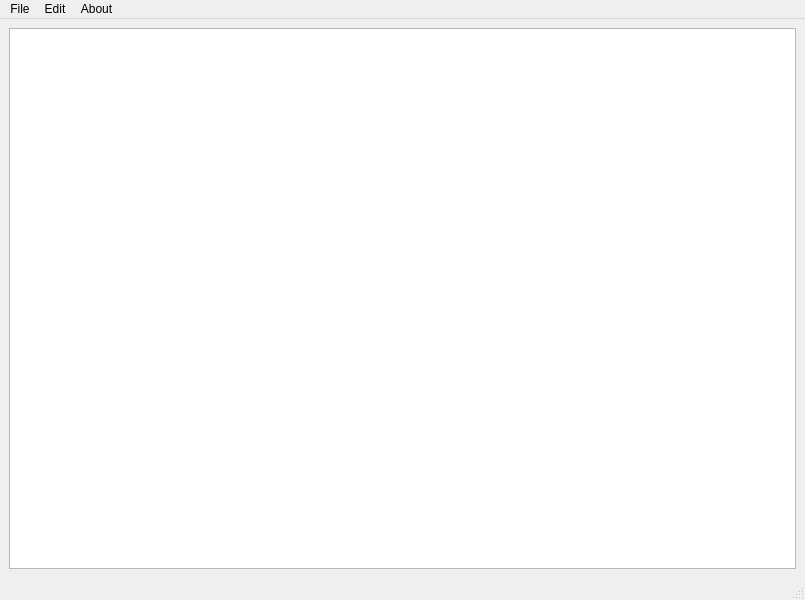
<?xml version="1.0" encoding="UTF-8"?>
<ui version="4.0">
 <class>MainWindow</class>
 <widget class="QMainWindow" name="MainWindow">
  <property name="geometry">
   <rect>
    <x>0</x>
    <y>0</y>
    <width>805</width>
    <height>600</height>
   </rect>
  </property>
  <property name="windowTitle">
   <string>MainWindow</string>
  </property>
  <widget class="QWidget" name="centralwidget">
   <layout class="QVBoxLayout" name="verticalLayout_2">
    <item>
     <layout class="QVBoxLayout" name="verticalLayout">
      <item>
       <widget class="QTextEdit" name="textEdit"/>
      </item>
     </layout>
    </item>
   </layout>
  </widget>
  <widget class="QMenuBar" name="menubar">
   <property name="geometry">
    <rect>
     <x>0</x>
     <y>0</y>
     <width>805</width>
     <height>26</height>
    </rect>
   </property>
   <widget class="QMenu" name="menuFile">
    <property name="title">
     <string>File</string>
    </property>
    <addaction name="actionNew"/>
    <addaction name="actionOpen"/>
    <addaction name="separator"/>
    <addaction name="actionSave"/>
    <addaction name="actionSave_As"/>
    <addaction name="actionExit"/>
   </widget>
   <widget class="QMenu" name="menuEdit">
    <property name="title">
     <string>Edit</string>
    </property>
    <addaction name="actionCopy"/>
    <addaction name="actionCut"/>
    <addaction name="actionPaste"/>
    <addaction name="separator"/>
    <addaction name="actionUndo"/>
    <addaction name="actionRedo"/>
    <addaction name="separator"/>
    <addaction name="actionBold"/>
    <addaction name="actionUnbold"/>
    <addaction name="actionSubscript"/>
    <addaction name="actionSuperscript"/>
   </widget>
   <widget class="QMenu" name="menuAbout">
    <property name="title">
     <string>About</string>
    </property>
    <addaction name="actionAbout"/>
   </widget>
   <addaction name="menuFile"/>
   <addaction name="menuEdit"/>
   <addaction name="menuAbout"/>
  </widget>
  <widget class="QStatusBar" name="statusbar"/>
  <action name="actionNew">
   <property name="icon">
    <iconset resource="AppRes.qrc">
     <normaloff>:/Images/C:/Users/Anjani/Downloads/icons8-file-50.png</normaloff>:/Images/C:/Users/Anjani/Downloads/icons8-file-50.png</iconset>
   </property>
   <property name="text">
    <string>New</string>
   </property>
  </action>
  <action name="actionOpen">
   <property name="icon">
    <iconset resource="AppRes.qrc">
     <normaloff>:/Images/C:/Users/Anjani/Downloads/icons8-open-file-folder-48.png</normaloff>:/Images/C:/Users/Anjani/Downloads/icons8-open-file-folder-48.png</iconset>
   </property>
   <property name="text">
    <string>Open</string>
   </property>
  </action>
  <action name="actionSave">
   <property name="icon">
    <iconset resource="AppRes.qrc">
     <normaloff>:/Images/C:/Users/Anjani/Downloads/icons8-save-50.png</normaloff>:/Images/C:/Users/Anjani/Downloads/icons8-save-50.png</iconset>
   </property>
   <property name="text">
    <string>Save</string>
   </property>
  </action>
  <action name="actionSave_As">
   <property name="icon">
    <iconset resource="AppRes.qrc">
     <normaloff>:/Images/C:/Users/Anjani/Downloads/icons8-save-as-50.png</normaloff>:/Images/C:/Users/Anjani/Downloads/icons8-save-as-50.png</iconset>
   </property>
   <property name="text">
    <string>Save As</string>
   </property>
  </action>
  <action name="actionExit">
   <property name="text">
    <string>Exit</string>
   </property>
  </action>
  <action name="actionCopy">
   <property name="text">
    <string>Copy</string>
   </property>
  </action>
  <action name="actionCut">
   <property name="text">
    <string>Cut</string>
   </property>
  </action>
  <action name="actionPaste">
   <property name="text">
    <string>Paste</string>
   </property>
  </action>
  <action name="actionUndo">
   <property name="text">
    <string>Undo</string>
   </property>
  </action>
  <action name="actionRedo">
   <property name="text">
    <string>Redo</string>
   </property>
  </action>
  <action name="actionSubscript">
   <property name="text">
    <string>Subscript</string>
   </property>
  </action>
  <action name="actionSuperscript">
   <property name="text">
    <string>Superscript</string>
   </property>
  </action>
  <action name="actionBold">
   <property name="text">
    <string>Bold</string>
   </property>
  </action>
  <action name="actionUnbold">
   <property name="text">
    <string>Unbold</string>
   </property>
  </action>
  <action name="actionAbout">
   <property name="text">
    <string>About..</string>
   </property>
  </action>
 </widget>
 <resources>
  <include location="AppRes.qrc"/>
 </resources>
 <connections/>
</ui>
